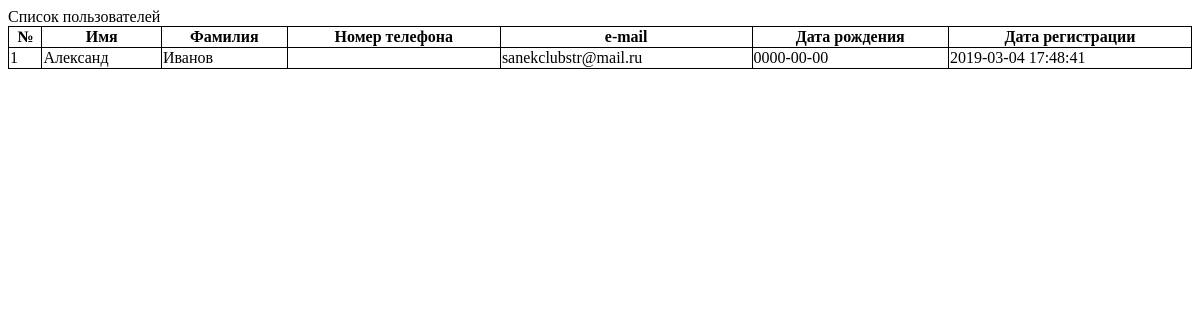
Before: /user_list.php with the older database file.
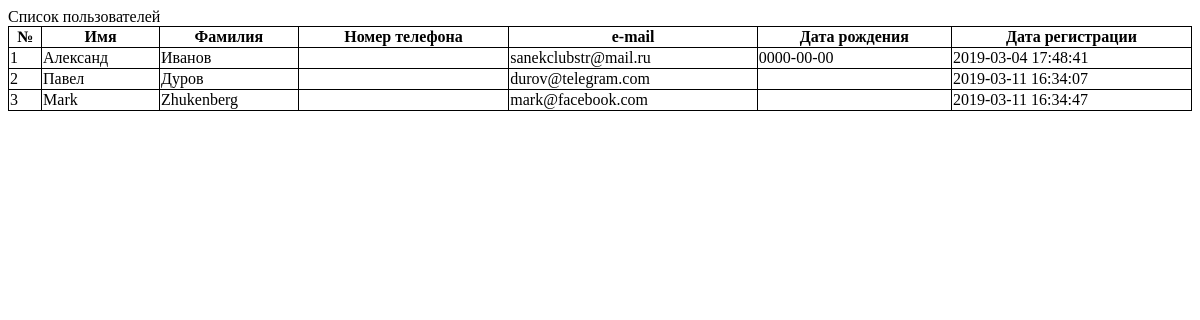
After: the same page with the newer database file.
### tables this page shows
CREATE TABLE IF NOT EXISTS `user` (
  `id` int(11) NOT NULL AUTO_INCREMENT,
  `sname` varchar(30) NOT NULL,
  `fname` varchar(30) NOT NULL,
  `email` varchar(100) NOT NULL,
  `pass` varchar(30) NOT NULL,
  `mixin` varchar(3) NOT NULL,
  `phone` varchar(20) NOT NULL DEFAULT '',
  `birthday` date DEFAULT NULL,
  `registration_data` timestamp NOT NULL DEFAULT CURRENT_TIMESTAMP,
  PRIMARY KEY (`id`),
  UNIQUE KEY `email` (`email`)
);

### components/header.php (called while the page is built)
<?php
include_once "head.php";

### modules/functions.php (called while the page is built)
<?php
function query($request) {
    $CON = $GLOBALS['CON'];
    return mysqli_query($CON, $request);
}
function getUserList() {
    $q = query('SELECT * FROM `user`');
    return mysqli_fetch_all($q);
}

### user_list.php (the view, shortened to what this page needs)
<?php
include "components/header.php";
?>
<table id="user_list">
    <tbody>
        <tr>
            <th>№</th>
            <th>Имя</th>
            <th>Фамилия</th>
            <th>Номер телефона</th>
            <th>e-mail</th>
            <th>Дата рождения</th>
            <th>Дата регистрации</th>
        </tr>
        <?php
            foreach (getUserList() as $row) {
                ?>
                <tr>
                    <td><?php echo $row[0]; ?></td>
                    <td><?php echo $row[1]; ?></td>
                    <td><?php echo $row[2]; ?></td>
                    <td><?php echo $row[6]; ?></td>
                    <td><?php echo $row[3]; ?></td>
                    <td><?php echo $row[7]; ?></td>
                    <td><?php echo $row[8]; ?></td>
                </tr>
                <?php
            }
        ?>
    </tbody>
</table>
<?php
include "components/footer.php";
?>

### components/head.php (shortened to what this page needs)
<!DOCTYPE html>
<html lang="ru">
<head>
    <link rel="stylesheet" type="text/css" href="../styles/style.css"/>
</head>
<body>

### components/footer.php (shortened to what this page needs)
</body>
</html>

### styles/style.css (style rules this page uses)
table td, table th { border: 1px solid black; }
#user_list { width: 100%; min-width: 600px; border-spacing: 0; border-collapse: collapse; }

Changed rows visible on the page:
added user: id "2", sname "Павел", fname "Дуров", email "durov@telegram.com", registration_data "2019-03-11 16:34:07"
added user: id "3", sname "Mark", fname "Zhukenberg", email "mark@facebook.com", registration_data "2019-03-11 16:34:47"
